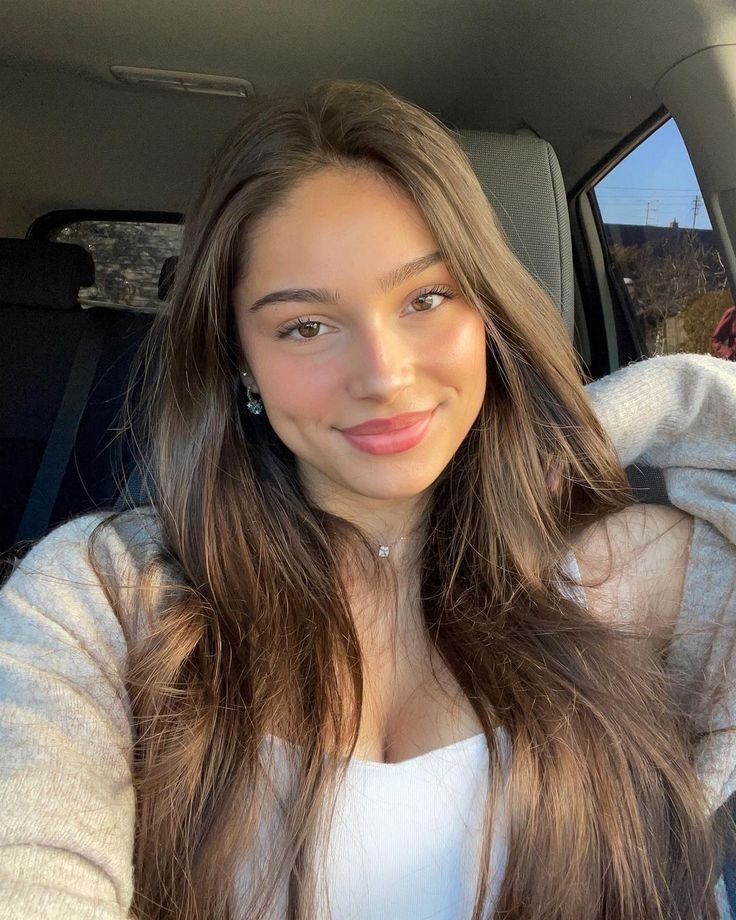
#> input picture girl.jpeg, 736 x 920 px
$ python app.py
#> lines starting #> are read from the running program, lines starting #| are printed output that depends on the picture
import cv2

# Loading image from a file
image = cv2.imread('girl.jpeg')
#> image is the input picture: shape (920, 736, 3); mean B, G, R 86, 97.4, 111.6

if image is None:
    print("Error girl.jpeg not found")
else:
    # Displaying an img in a Window
    cv2.imshow('Image', image)
    cv2.waitKey(0)
    cv2.destroyAllWindows()

# Converting an img to grayscale form
gray_img = cv2.cvtColor(image, cv2.COLOR_BGR2GRAY)
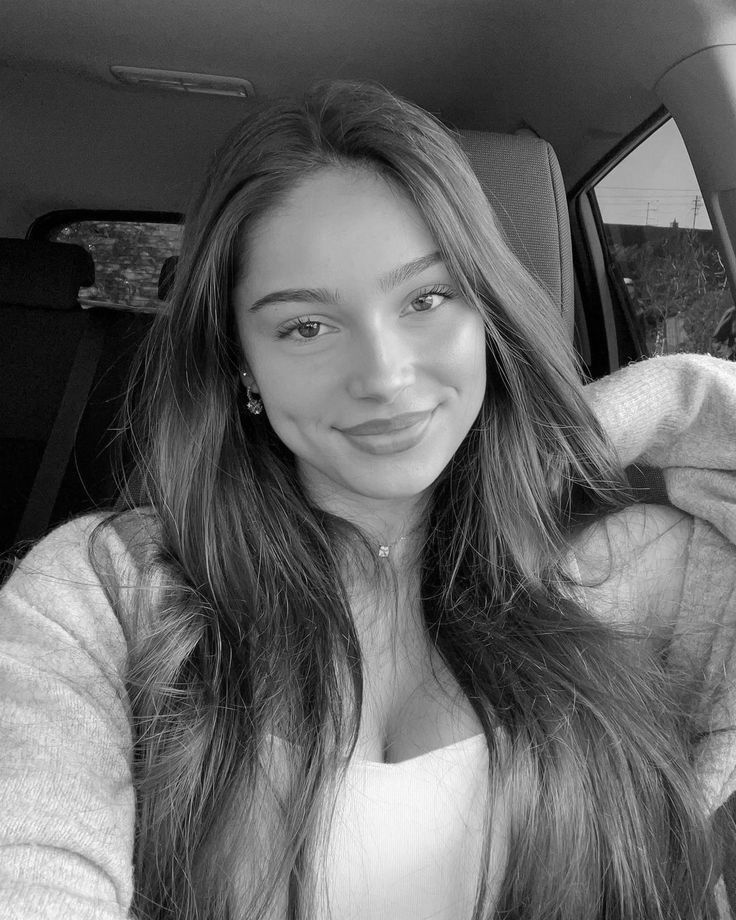
#> gray_img: shape (920, 736); min 0, max 254, mean 100.4

# Displaying the grayscale image
cv2.imshow('Gray Image', gray_img)
cv2.waitKey(0)
cv2.destroyAllWindows()

# Edge Detection
# Applying Canny edge detection

edges = cv2.Canny(gray_img, 50, 150)
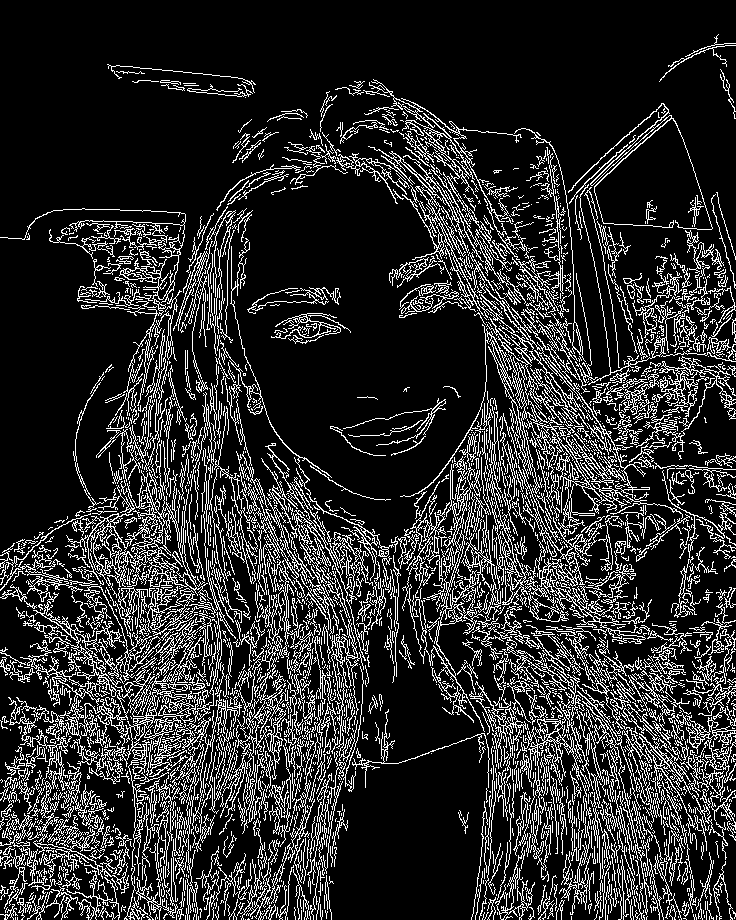
#> edges: shape (920, 736); 17.4% white in thin lines or dots

# Displaying the edge detected image
cv2.imshow('Edges', edges)
cv2.waitKey(0)
cv2.destroyAllWindows()
